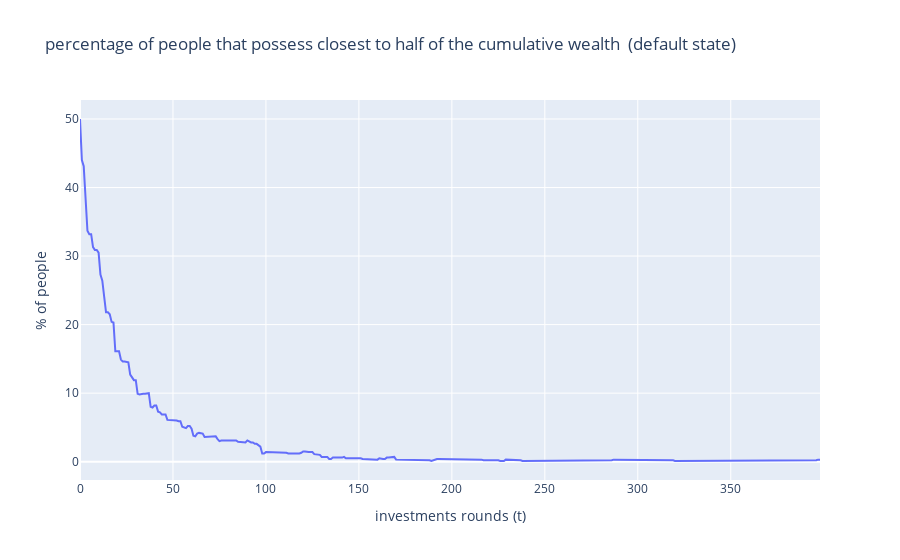

Notebook code cell kept with this figure:
### Code cell
def func_halfwaycash(people, t, info = False):
    '''
    given a t it returns the nth person so that everyone including them own closest to half of the wealth at that t
    using info prints the person in text with a bit of explanation
    '''
    N = len(people)
    
    ls_in = func_sorted_time(people, t)
    half_total_cash = sum(ls_in)/2 #what is halfway
    
    track_cash = 0
    wealthy = 0
    for idx, cash in enumerate(ls_in):
        #if the new itteration is closer to half than the previous
        if (abs(half_total_cash - track_cash) >
            abs(half_total_cash - (track_cash+cash))): 
            track_cash += cash
        else:
            if info:
                print("\n\nthere are {} rich that closest split the graph 50/50 left and right with €{} combined".format(idx, round(track_cash,2)))
                print("the nr. {} most wealthy person has €{}".format(idx, round(ls_in[idx-1],2)))
            return (round(idx/N *100,2))
    return

def func_plot_5050_vs_t(p_set):
    '''
    plots the amount least amount of people owning closest to half the wealth of each t against t to visualize the acuracy of our fits
    '''
    people, title = p_set
    N = len(people)
    
    p50_over_time = []

    for r in range(rounds):
        p50_over_time.append(func_halfwaycash(people, r))

    p50_plot = go.Figure()
    p50_plot.add_trace(go.Scatter(x = range(r), y = p50_over_time))

    p50_plot.update_layout(
    title='percentage of people that possess closest to half of the cumulative wealth  ({})'.format(title),
    xaxis_title='investments rounds (t)',
    yaxis_title='% of people')

    return p50_plot




#halfwaycash(func_powerlaw_t(10), info = True)
func_plot_5050_vs_t(people_0)

### Figure 1 — Plotly figure (JSON) as saved in the notebook; plotly's stock layout.template omitted (floating-point values rounded to 4 significant figures; data arrays with more than 128 entries replaced by an {"elided": "..."} marker saying what was removed)
{"data": [{"type": "scatter", "x": {"elided": "399 int values"}, "y": {"elided": "400 float values"}}], "layout": {"title": {"text": "percentage of people that possess closest to half of the cumulative wealth  (default state)"}, "xaxis": {"title": {"text": "investments rounds (t)"}}, "yaxis": {"title": {"text": "% of people"}}}}
